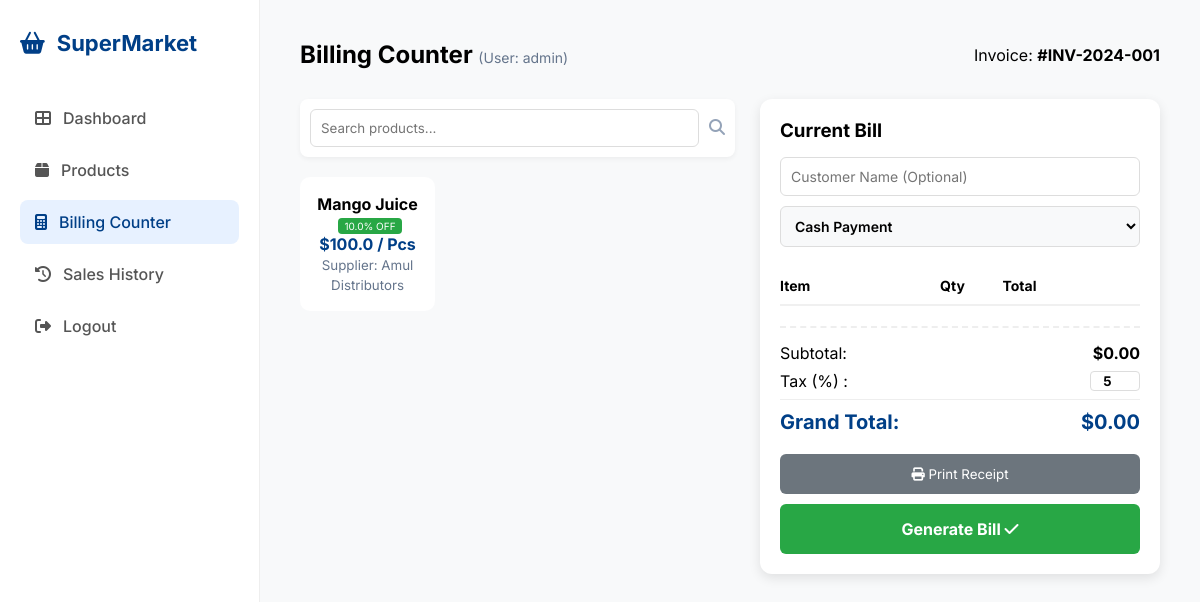
/billing (signed in), run on the app's committed database.
### tables this page shows
CREATE TABLE products (
            id INTEGER PRIMARY KEY AUTOINCREMENT,
            name TEXT NOT NULL, 
            category TEXT NOT NULL,
            unit TEXT NOT NULL DEFAULT 'Pcs',
            purchase_price REAL NOT NULL DEFAULT 0, -- NEW: Price at which store buys
            price REAL NOT NULL,                    -- Selling Price
            stock REAL NOT NULL,
            supplier TEXT,                         -- NEW: Supplier name
            discount REAL DEFAULT 0                -- NEW: Default discount %
        );

### app.py (the view)
@app.route('/billing')
def billing():
    if 'user' not in session: return redirect(url_for('login'))
    conn = get_db_connection()
    db_products = conn.execute('SELECT * FROM products').fetchall()
    conn.close()
    return render_template('billing.html', products=db_products)

### app.py (called while the page is built)
def get_db_connection():
    conn = sqlite3.connect('supermarket.db')
    conn.row_factory = sqlite3.Row
    return conn

### templates/billing.html (shortened to what this page needs)
<!DOCTYPE html>
<html lang="en">
<head>
    <link rel="stylesheet" href="https://cdnjs.cloudflare.com/ajax/libs/font-awesome/6.4.0/css/all.min.css">
    <link rel="stylesheet" href="{{ url_for('static', filename='style.css') }}">
</head>
<body class="dashboard-page">
    <div class="dashboard-wrapper">
        <aside class="sidebar">
            <div class="sidebar-brand"><i class="fas fa-shopping-basket"></i><span>SuperMarket</span></div>
            <nav class="nav-links">
                {% if session['role'] == 'Admin' %}
                <a href="/dashboard" class="nav-item"><i class="fas fa-th-large"></i> Dashboard</a>
                {% endif %}
                <a href="/products" class="nav-item"><i class="fas fa-box"></i> Products</a>
                <a href="/billing" class="nav-item active"><i class="fas fa-calculator"></i> Billing Counter</a>
                {% if session['role'] == 'Admin' %}
                <a href="/history" class="nav-item"><i class="fas fa-history"></i> Sales History</a>
                {% endif %}
            </nav>
            <div class="sidebar-footer"><a href="/logout" class="nav-item"><i class="fas fa-sign-out-alt"></i> Logout</a></div>
        </aside>
        <main class="main-content">
            <header class="top-header">
                <h2>Billing Counter <small style="font-size: 14px; color: #64748b; font-weight: 400;">(User: {{ session['user'] }})</small></h2>
                <span>Invoice: <strong id="current-invoice-no">#INV-2024-001</strong></span>
            </header>
            <div class="billing-container">
                <div class="selection-area">
                    <div class="search-section">
                        <input type="text" id="billingSearch" placeholder="Search products..." onkeyup="filterCards()">
                        <i class="fas fa-search" style="color: #94a3b8; padding-top: 10px;"></i>
                    </div>
                    <div class="quick-products-grid">
                        {% for item in products %}
                        <div class="p-card" onclick="addToBill('{{ item['name'] }}', {{ item['price'] }}, '{{ item['unit'] }}', {{ item['discount'] }})">
                            <p><strong>{{ item['name'] }}</strong>
                                {% if item['discount'] > 0 %}
                                <span class="discount-badge">{{ item['discount'] }}% OFF</span>
                                {% endif %}
                            </p>
                            <span style="color: #003f87; font-weight: bold;">${{ item['price'] }} / {{ item['unit'] }}</span>
                            <br><small style="color: #64748b;">Supplier: {{ item['supplier'] }}</small>
                        </div>
                        {% endfor %}
                    </div>
                </div>
                <div class="bill-card">
                    <h3>Current Bill</h3>
                    <div class="customer-section" style="margin-top: 15px;">
                        <input type="text" id="cust-name" class="customer-input" placeholder="Customer Name (Optional)">
                        <select id="pay-mode" class="customer-input" style="background-color: #f8f9fa; font-weight: 600;">
                            <option value="Cash">Cash Payment</option>
                        </select>
                    </div>
                    <table class="bill-table">
                        <thead><tr><th>Item</th><th style="text-align: center;">Qty</th><th>Total</th><th></th></tr></thead>
                    </table>
                    <div class="bill-summary">
                        <div class="summary-row"><span>Subtotal:</span> <strong id="subtotal">$0.00</strong></div>
                        <div class="summary-row"><span>Tax (%) :</span> <input type="number" id="tax-rate" value="5" onchange="updateBillUI()" style="width: 50px; border: 1px solid #ddd; border-radius: 4px; text-align: center; font-weight: bold;"></div>
                        <div class="summary-row grand-total"><span>Grand Total:</span> <strong id="grand-total">$0.00</strong></div>
                    </div>
                    <div class="bill-actions">
                        <button class="btn-print" onclick="printReceipt()"><i class="fas fa-print"></i> Print Receipt</button>
                        <button class="btn-complete" onclick="generateBill()">Generate Bill <i class="fas fa-check"></i></button>
                    </div>
                </div>
            </div>
        </main>
    </div>
</body>
</html>

### static/style.css (style rules this page uses)
:root { --primary: #003f87; --bg: #fbf9f8; --white: #ffffff; --text: #1b1c1c; --text-muted: #64748b; --border: #e2e8f0; }
* { margin: 0; padding: 0; box-sizing: border-box; font-family: 'Inter', sans-serif; }
.dashboard-wrapper { display: flex; min-height: 100vh; background-color: #f8f9fa; }
.sidebar { width: 260px; background: white; border-right: 1px solid #eee; display: flex; flex-direction: column; padding: 30px 20px; }
.sidebar-brand { display: flex; align-items: center; gap: 12px; font-size: 22px; font-weight: 700; color: #003f87; margin-bottom: 40px; }
.nav-item { display: flex; align-items: center; gap: 12px; padding: 12px 15px; color: #555; text-decoration: none; margin-bottom: 8px; border-radius: 8px; font-weight: 500; }
.nav-item.active { background: #e7f1ff; color: #003f87; }
.main-content { flex: 1; padding: 40px; }
.top-header { display: flex; justify-content: space-between; align-items: center; margin-bottom: 30px; }
.billing-container { display: grid; grid-template-columns: 1fr 400px; gap: 25px; margin-top: 20px; }
.search-section { display: flex; gap: 10px; background: white; padding: 10px; border-radius: 8px; box-shadow: 0 2px 5px rgba(0,0,0,0.05); }
.search-section input { flex: 1; border: 1px solid #ddd; padding: 10px; border-radius: 6px; outline: none; }
.quick-products-grid { display: grid; grid-template-columns: repeat(auto-fill, minmax(120px, 1fr)); gap: 15px; margin-top: 20px; }
.p-card { background: white; padding: 15px; border-radius: 10px; text-align: center; cursor: pointer; border: 2px solid transparent; transition: 0.3s; }
.bill-card { background: white; padding: 20px; border-radius: 12px; box-shadow: 0 4px 12px rgba(0,0,0,0.1); height: fit-content; }
.bill-table { width: 100%; margin-top: 20px; border-collapse: collapse; }
.bill-table th { text-align: left; border-bottom: 2px solid #f0f0f0; padding-bottom: 10px; font-size: 14px; }
.bill-summary { margin-top: 20px; padding-top: 15px; border-top: 2px dashed #eee; }
.summary-row { display: flex; justify-content: space-between; margin-bottom: 8px; }
.grand-total { font-size: 20px; color: #003f87; font-weight: 700; border-top: 1px solid #eee; padding-top: 10px; }
.bill-actions { display: grid; gap: 10px; margin-top: 20px; }
.btn-print { background: #6c757d; color: white; border: none; padding: 12px; border-radius: 6px; cursor: pointer; }
.btn-complete { background: #28a745; color: white; border: none; padding: 15px; border-radius: 6px; font-weight: 700; cursor: pointer; font-size: 16px; }

### templates/billing.html (style rules this page uses)
.customer-input { width: 100%; padding: 10px; border: 1px solid #ddd; border-radius: 6px; margin-bottom: 10px; font-size: 14px; }
.discount-badge { background: #28a745; color: white; padding: 2px 6px; border-radius: 4px; font-size: 10px; margin-left: 5px; }

### data on the page
products: name "Mango Juice", discount "10.0", price "100.0", unit "Pcs", supplier "Amul Distributors"

### other printed values
{{ session['user'] }} "admin"
